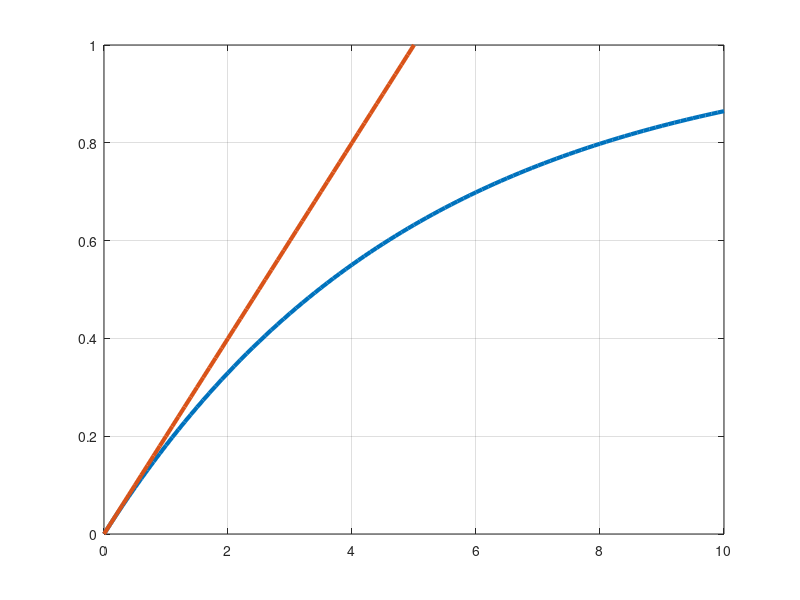

This chart was generated by the following MATLAB code:
close all
tau = 5;
T = tf(1,[tau 1]);
[x,t]=step(T,10);
plot(t,x,"LineWidth",3)
grid on


t2 = 0:0.1:tau;
y = t2/tau;
hold on
plot(t2,y,"LineWidth",3)
